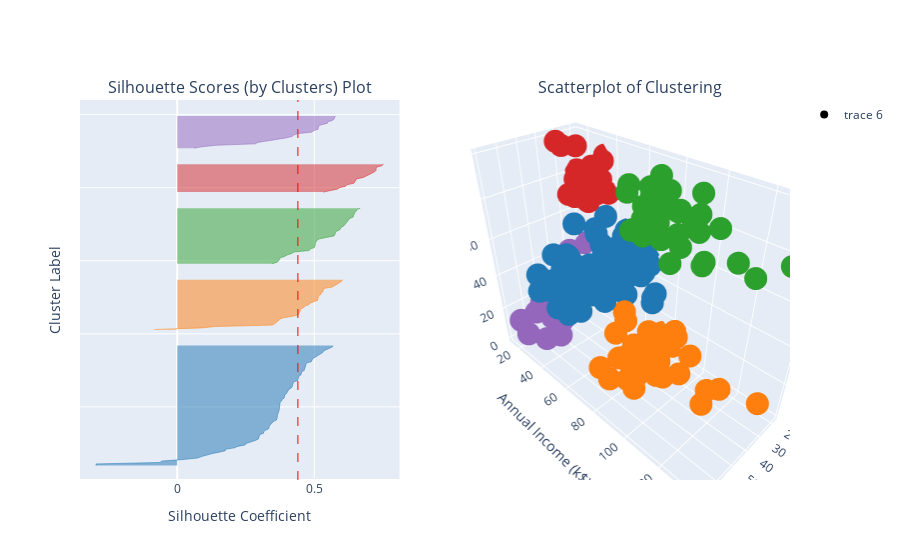

Notebook cell for this chart:
### Code cell
show_silhouette(figures_hclust, 5)

### Figure 1 — Plotly figure (JSON) as saved in the notebook; plotly's stock layout.template omitted (floating-point values rounded to 4 significant figures; data arrays with more than 128 entries replaced by an {"elided": "..."} marker saying what was removed)
{"data": [{"fill": "tozerox", "line": {"color": "rgb(31.0, 119.0, 180.0)", "width": 0.5}, "mode": "lines", "showlegend": false, "type": "scatter", "x": [-0.2964, -0.2963, -0.0628, -0.05626, 0.02124, 0.07324, 0.08857, 0.1041, 0.1258, 0.153, 0.1753, 0.1758, 0.2087, 0.2206, 0.2479, 0.2507, 0.2705, 0.2846, 0.296, 0.2978, 0.3006, 0.3007, 0.3153, 0.3153, 0.3218, 0.3335, 0.335, 0.3358, 0.3414, 0.3475, 0.3507, 0.3619, 0.3646, 0.3651, 0.3651, 0.3676, 0.3697, 0.3721, 0.3723, 0.3728, 0.3729, 0.3746, 0.3747, 0.375, 0.3806, 0.3818, 0.3899, 0.3916, 0.392, 0.398, 0.4003, 0.4019, 0.4072, 0.4159, 0.42, 0.4204, 0.4234, 0.4245, 0.439, 0.4405, 0.4427, 0.444, 0.4515, 0.4519, 0.454, 0.4631, 0.465, 0.4687, 0.4691, 0.4712, 0.4715, 0.4897, 0.4913, 0.4938, 0.5029, 0.5141, 0.5203, 0.5297, 0.5332, 0.5414, 0.5514, 0.5653, 0.5678], "xaxis": "x", "y": [10, 11, 12, 13, 14, 15, 16, 17, 18, 19, 20, 21, 22, 23, 24, 25, 26, 27, 28, 29, 30, 31, 32, 33, 34, 35, 36, 37, 38, 39, 40, 41, 42, 43, 44, 45, 46, 47, 48, 49, 50, 51, 52, 53, 54, 55, 56, 57, 58, 59, 60, 61, 62, 63, 64, 65, 66, 67, 68, 69, 70, 71, 72, 73, 74, 75, 76, 77, 78, 79, 80, 81, 82, 83, 84, 85, 86, 87, 88, 89, 90, 91, 92], "yaxis": "y"}, {"fill": "tozerox", "line": {"color": "rgb(255.0, 127.0, 14.0)", "width": 0.5}, "mode": "lines", "showlegend": false, "type": "scatter", "x": [-0.0832, 0.08361, 0.1393, 0.3486, 0.3563, 0.3638, 0.3698, 0.3733, 0.3875, 0.4209, 0.4417, 0.4437, 0.4468, 0.4494, 0.4498, 0.4618, 0.4657, 0.4809, 0.4842, 0.5011, 0.5124, 0.5132, 0.5139, 0.5166, 0.524, 0.5251, 0.5321, 0.5325, 0.534, 0.5649, 0.5762, 0.583, 0.5923, 0.5999, 0.6026], "xaxis": "x", "y": [103, 104, 105, 106, 107, 108, 109, 110, 111, 112, 113, 114, 115, 116, 117, 118, 119, 120, 121, 122, 123, 124, 125, 126, 127, 128, 129, 130, 131, 132, 133, 134, 135, 136, 137], "yaxis": "y"}, {"fill": "tozerox", "line": {"color": "rgb(44.0, 160.0, 44.0)", "width": 0.5}, "mode": "lines", "showlegend": false, "type": "scatter", "x": [0.3453, 0.3645, 0.3698, 0.374, 0.3758, 0.3917, 0.401, 0.4177, 0.4266, 0.4814, 0.4842, 0.5001, 0.5031, 0.5036, 0.5038, 0.5071, 0.5095, 0.519, 0.5503, 0.5721, 0.5751, 0.576, 0.5787, 0.5918, 0.5955, 0.5996, 0.6083, 0.6139, 0.6161, 0.6214, 0.6254, 0.6298, 0.6423, 0.6428, 0.6468, 0.6481, 0.6531, 0.6557, 0.6681], "xaxis": "x", "y": [148, 149, 150, 151, 152, 153, 154, 155, 156, 157, 158, 159, 160, 161, 162, 163, 164, 165, 166, 167, 168, 169, 170, 171, 172, 173, 174, 175, 176, 177, 178, 179, 180, 181, 182, 183, 184, 185, 186], "yaxis": "y"}, {"fill": "tozerox", "line": {"color": "rgb(214.0, 39.0, 40.0)", "width": 0.5}, "mode": "lines", "showlegend": false, "type": "scatter", "x": [0.5324, 0.5557, 0.5837, 0.5922, 0.6145, 0.6185, 0.6443, 0.6481, 0.6509, 0.6539, 0.6792, 0.6923, 0.6997, 0.7114, 0.721, 0.7258, 0.7258, 0.7266, 0.7457, 0.7526], "xaxis": "x", "y": [197, 198, 199, 200, 201, 202, 203, 204, 205, 206, 207, 208, 209, 210, 211, 212, 213, 214, 215, 216], "yaxis": "y"}, {"fill": "tozerox", "line": {"color": "rgb(148.0, 103.0, 189.0)", "width": 0.5}, "mode": "lines", "showlegend": false, "type": "scatter", "x": [0.06153, 0.0899, 0.1415, 0.2849, 0.2938, 0.3306, 0.3727, 0.3956, 0.4189, 0.4249, 0.4399, 0.4909, 0.4971, 0.5138, 0.5148, 0.5155, 0.5249, 0.5473, 0.5488, 0.5657, 0.5732, 0.5738, 0.5782], "xaxis": "x", "y": [227, 228, 229, 230, 231, 232, 233, 234, 235, 236, 237, 238, 239, 240, 241, 242, 243, 244, 245, 246, 247, 248, 249], "yaxis": "y"}, {"fill": "tozeroy", "line": {"color": "red", "dash": "dash", "width": 1}, "mode": "lines", "showlegend": false, "type": "scatter", "x": {"elided": "500 float values"}, "xaxis": "x", "y": {"elided": "500 int values"}, "yaxis": "y"}, {"marker": {"color": {"elided": "200x3 int values"}}, "mode": "markers", "scene": "scene", "type": "scatter3d", "x": {"elided": "200 int values"}, "y": {"elided": "200 int values"}, "z": {"elided": "200 int values"}}], "layout": {"annotations": [{"font": {"size": 16}, "showarrow": false, "text": "Silhouette Scores (by Clusters) Plot", "x": 0.225, "xanchor": "center", "xref": "paper", "y": 1, "yanchor": "bottom", "yref": "paper"}, {"font": {"size": 16}, "showarrow": false, "text": "Scatterplot of Clustering", "x": 0.775, "xanchor": "center", "xref": "paper", "y": 1, "yanchor": "bottom", "yref": "paper"}], "scene": {"domain": {"x": [0.55, 1], "y": [0, 1]}, "xaxis": {"title": {"text": "Age"}}, "yaxis": {"title": {"text": "Annual Income (k$)"}}, "zaxis": {"title": {"text": "Spending Score (1-100)"}}}, "xaxis": {"anchor": "y", "domain": [0, 0.45], "title": {"text": "Silhouette Coefficient"}}, "yaxis": {"anchor": "x", "domain": [0, 1], "range": [0, 260], "showticklabels": false, "title": {"text": "Cluster Label"}}}}
